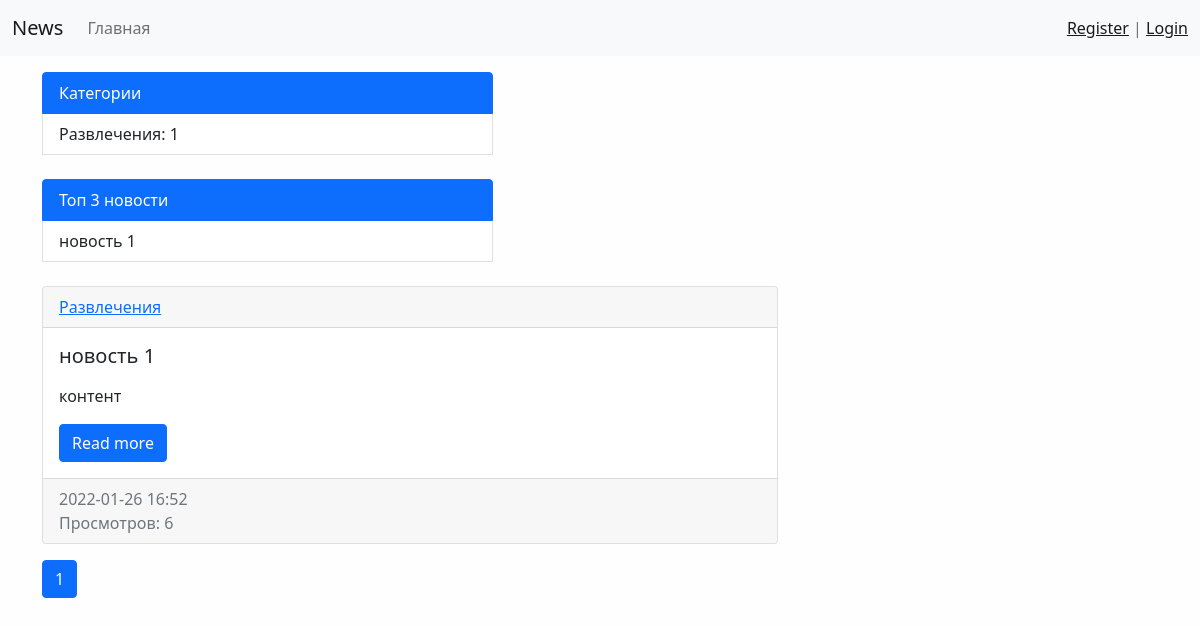
Before: / with the older database file.
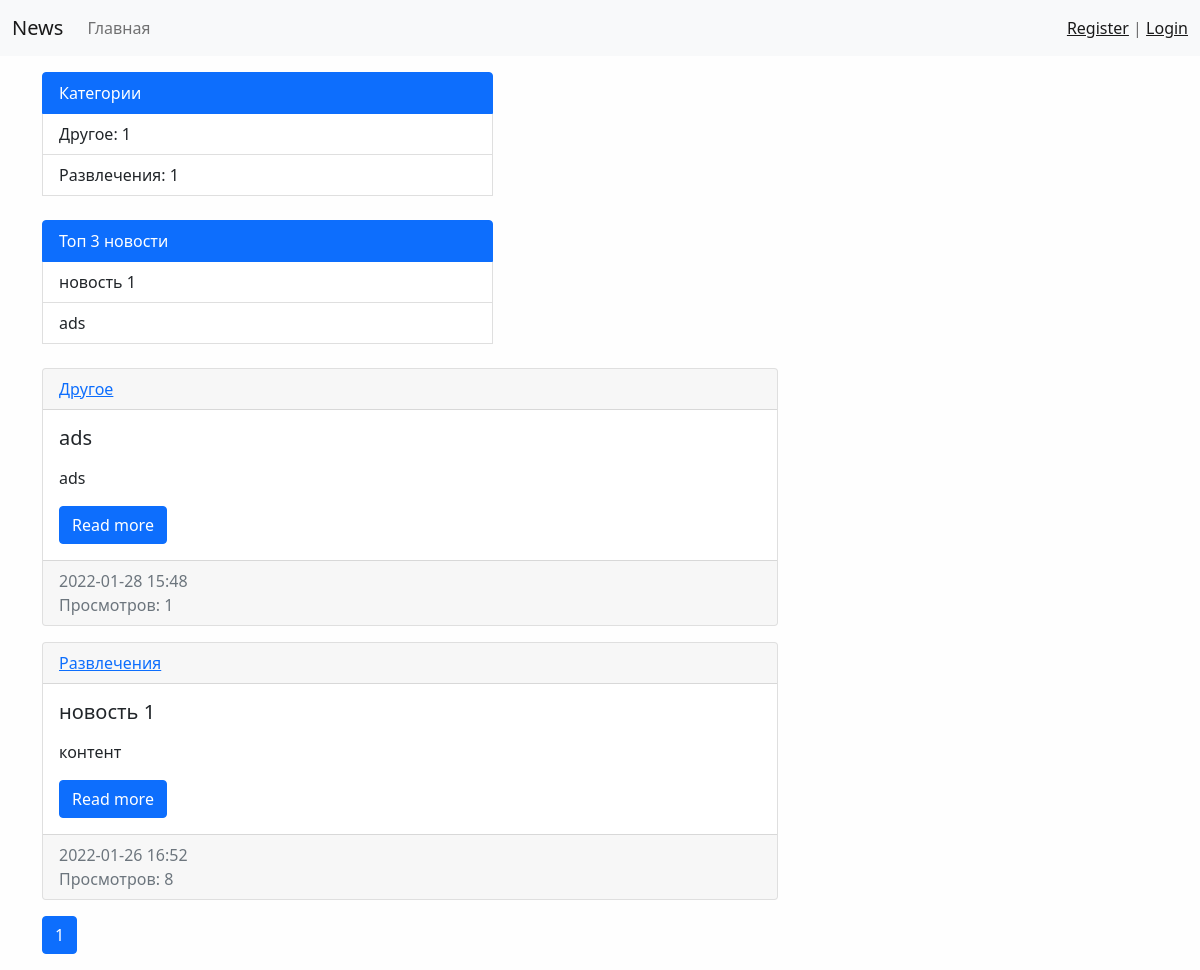
After: the same page with the newer database file.
### news/models.py (models this page shows, shortened)
class Category(models.Model):
    title = models.CharField(max_length=150, db_index=True, verbose_name='Наименование категории')
    def __str__(self):
        return self.title
    def get_absolute_url(self):
        return reverse('category', kwargs={"category_id": self.pk})
    class Meta:
        verbose_name = 'Категория'
        verbose_name_plural = 'Категории'
        ordering = ['-title']

class News(models.Model):
    title = models.CharField(max_length=150, verbose_name='Название')
    content = models.TextField(blank=True, verbose_name='Содержание')
    created_at = models.DateTimeField(auto_now_add=True, verbose_name='Дата создания')
    updated_at = models.DateTimeField(auto_now=True, verbose_name='Дата редактирования')
    photo = models.ImageField(upload_to='photos/%Y/%m/%d/', verbose_name='Фото', blank=True)
    is_published = models.BooleanField(default=False, verbose_name='Опубликовано')
    category = models.ForeignKey('Category', on_delete=models.PROTECT, verbose_name='Категория')
    views = models.IntegerField(default=0)
    def get_absolute_url(self):
        return reverse('view-news', kwargs={"pk": self.pk})
    class Meta:
        verbose_name = 'Новость'
        verbose_name_plural = 'Новости'
        ordering = ['-created_at']

### news/views.py (the view)
# urls.py: path('', views.HomeNews.as_view(), name='index'),
class HomeNews(ListView):
    model = News
    template_name = 'news/home_news_list.html'
    context_object_name = 'news'
    paginate_by = 4
    def get_context_data(self, *, object_list=None, **kwargs):
        context = super().get_context_data(**kwargs)
        context['title'] = 'Главная страница'
        return context
    def get_queryset(self):
        return News.objects.filter(is_published=True)

### news/templatetags/news_tags.py (called while the page is built)
@register.simple_tag(name='get_list_categories')
def get_categories():
    categories = Category.objects.filter(news__is_published=True).annotate(cnt=Count('news')).order_by('-cnt')
    return categories

@register.simple_tag(name='get_list_popular_news')
def get_popular_news():
    popular_news = News.objects.order_by('-views')
    return popular_news[:3]

### news/templates/news/home_news_list.html (shortened to what this page needs)
{% extends 'news/base.html' %}
{% load news_tags %}
{% block sidebar %}
    {% include 'includes/_sidebar.html' %}
    <div class="list-group">
    <div class="list-group-item list-group-item-action active">Топ 3 новости</div>
    {% get_list_popular_news as news %}
    {% for item in news%}
            <a href="{{ item.get_absolute_url }}" class="list-group-item list-group-item-action">{{ item.title }}</a>
    {% endfor %}
    <br>
</div>
{% endblock %}
{% block content %}
    {% for item in news %}
        <div class="card mb-3 ">
            <div class="card-header">
                <a href="{{ item.category.get_absolute_url }}">{{ item.category }}</a>
            </div>
            <div class="card-body">
                <div class="media">
                    <div class="media-body">
                        <h5 class="card-title">{{ item.title }}</h5>
                        <p class="card-text">{{ item.content|safe|linebreaks|truncatewords:100 }}</p>
                        <a href="{{ item.get_absolute_url }}" class="btn btn-primary">Read more</a>
                    </div>
                </div>
            </div>
            <div class="card-footer text-muted">
                {{ item.created_at|date:"Y-m-d H:i" }}<br>Просмотров: {{ item.views }}
            </div>
        </div>
    {% endfor %}
{% endblock %}

### news/templates/news/base.html (shortened to what this page needs)
{% load static %}
<!doctype html>
<html lang="en">
<head>
    <link rel="stylesheet" href="{% static 'bootstrap/css/bootstrap.min.css' %}">
    <link rel="stylesheet" href="{% static 'css/style.css' %}">
</head>
<body>
{% include 'includes/_navbar.html' %}
<div class="container mt-3 ">
    <div class="row">
        <div class="col-md-5">
            {% block sidebar %}{% endblock %}
        </div>
        <div class="col-md-8">
            {% block content %}CONTENT{% endblock %}
            <nav aria-label="Page navigation example">
                <ul class="pagination">
                    {% for p in page_obj.paginator.page_range %}
                        {% if page_obj.number == p %}
                            <li class="page-item active" aria-current="page">
                                <a class="page-link" href="?page={{ p }}">{{ p }}</a>
                            </li>
                        {% elif p > page_obj.number|add:-3 and p < page_obj.number|add:3 %}
                            <li class="page-item">
                                <a class="page-link" href="?page={{ p }}">{{ p }}</a>
                            </li>
                        {% endif %}
                    {% endfor %}
                </ul>
            </nav>
        </div>
    </div>
</div>
</body>
</html>

### news/templates/includes/_navbar.html (shortened to what this page needs)
<nav class="navbar navbar-expand-lg navbar-light bg-light">
    <div class="container-fluid">
        <a class="navbar-brand" href="{% url 'index' %}">News</a>
        <div class="collapse navbar-collapse" id="navbarSupportedContent">
            <ul class="navbar-nav me-auto mb-2 mb-lg-0">
                <li class="nav-item"><a class="nav-link" href="{% url 'index' %}">Главная</a></li>
            </ul>
        </div>
        <span class="navbar-text">
        {% if request.user.is_authenticated %}
            {{ user.username }}   |   <a href="{% url 'logout' %}">Logout</a>
        {% else %}
            <a href="{% url 'register' %}">Register</a>   |   <a href="{% url 'login' %}">Login</a>
        {% endif %}
    </span>
    </div>
</nav>

### news/templates/includes/_sidebar.html
{% load news_tags %}
<div class="list-group">
    <div class="list-group-item list-group-item-action active">Категории</div>
    {% get_list_categories as categories %}
    {% for category in categories%}
            <a href="{{ category.get_absolute_url }}" class="list-group-item list-group-item-action">{{ category.title }}: {{ category.cnt}}</a>
    {% endfor %}
    <br>
</div>

### news/static/css/style.css (style rules this page uses)
body { background: #fefefe; }

Changed rows visible on the page:
now on this page (row unchanged): Category: title "Другое", cnt "1"
changed News "новость 1": views "6" → "8"
added News: title "ads", category "Другое", content "ads", created_at "2022-01-28 15:48", views "1"
